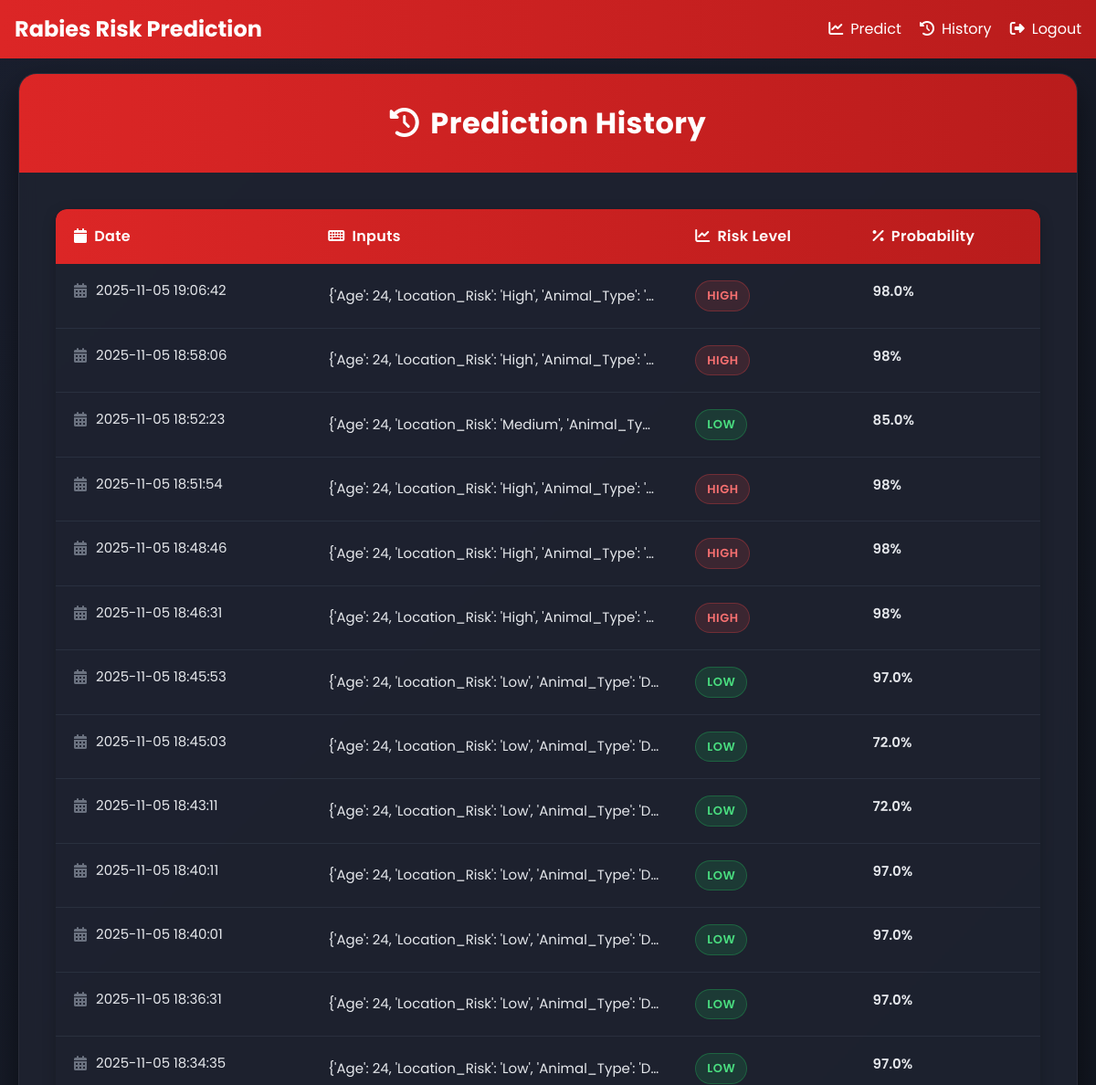
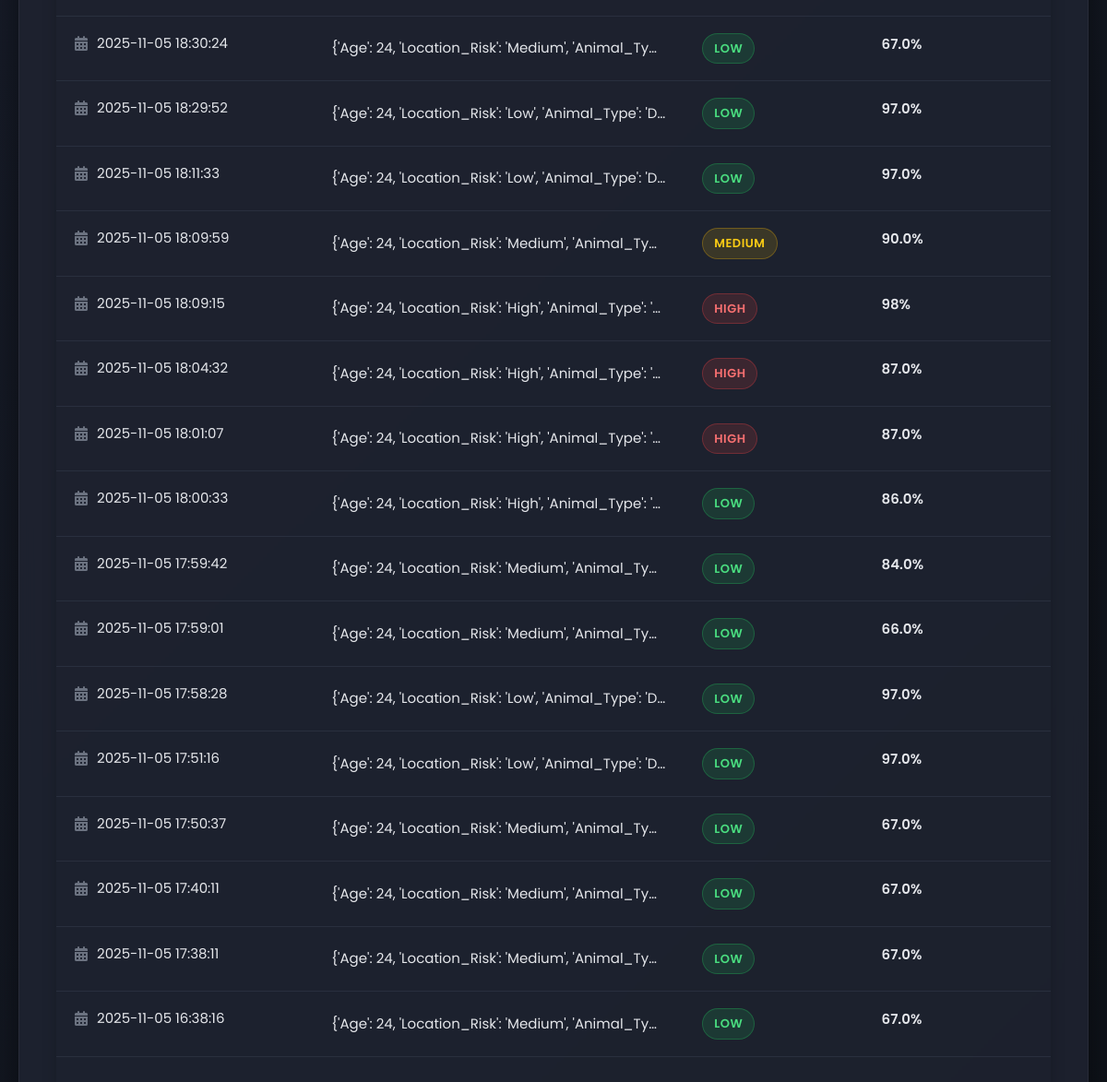
The app's page /history (signed in), older data (2 pictures, top to bottom).
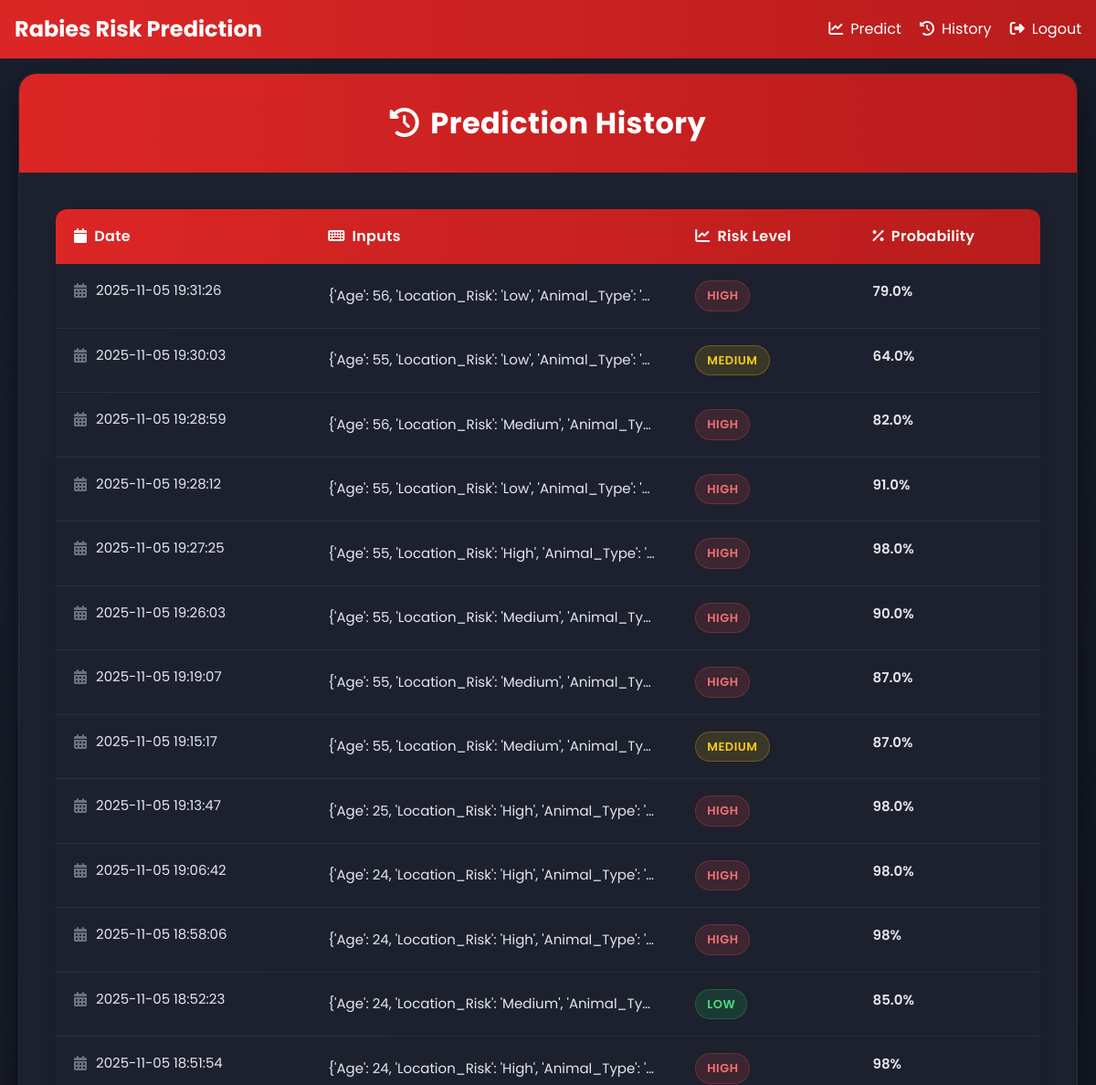
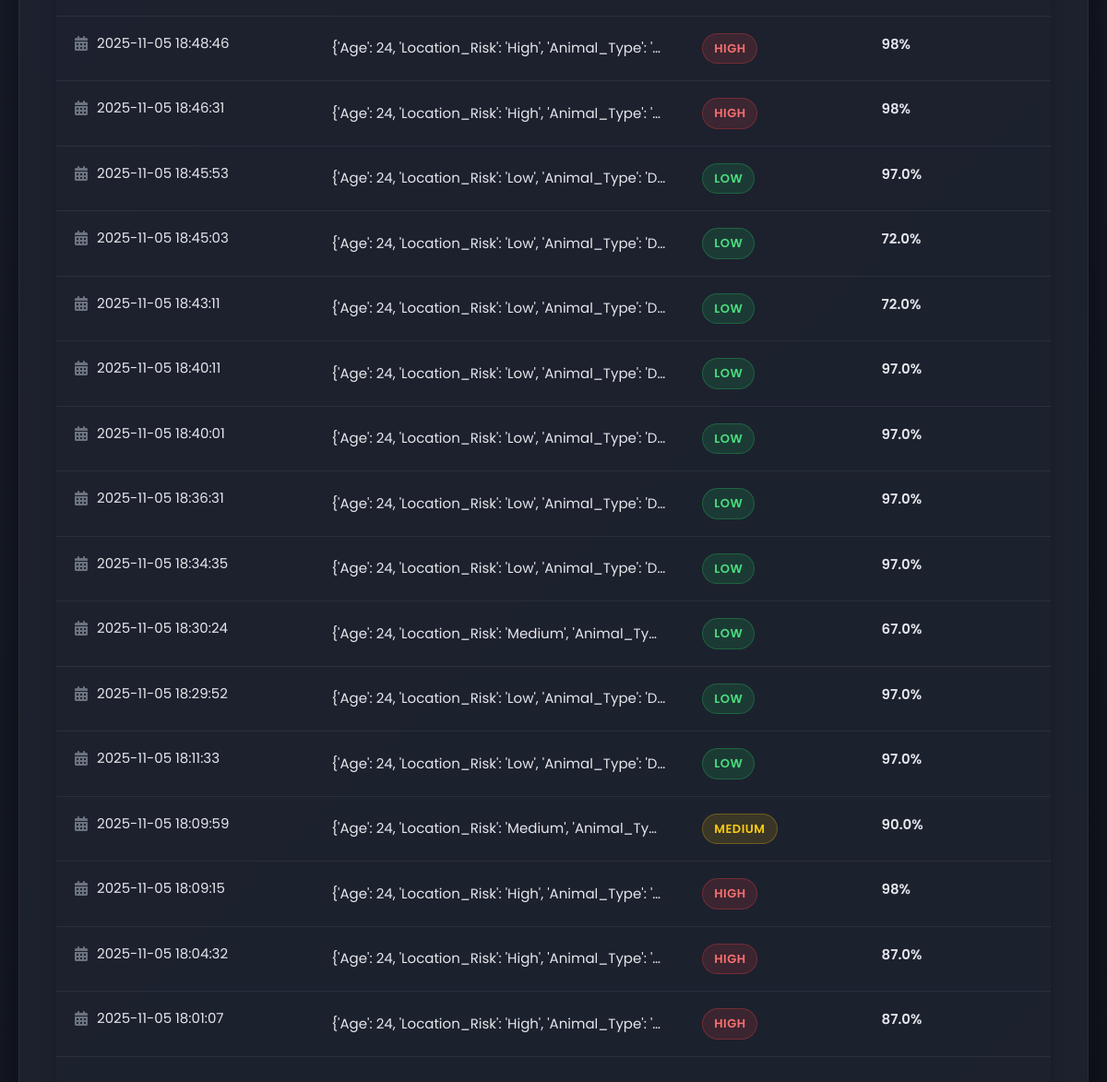
The same page, newer data (2 pictures, top to bottom).
### app.py (models this page shows)
class Prediction(db.Model):
    id = db.Column(db.Integer, primary_key=True)
    user_id = db.Column(db.Integer, db.ForeignKey('user.id'), nullable=False)
    inputs = db.Column(db.String(500), nullable=False)
    risk_level = db.Column(db.String(20), nullable=False)
    probability = db.Column(db.Float, nullable=False)
    created_at = db.Column(db.DateTime, default=datetime.utcnow)

### app.py (the view)
@app.route('/history')
def history():
    if 'user_id' not in session:
        return redirect(url_for('login'))
    try:
        predictions = Prediction.query.filter_by(user_id=session['user_id']).order_by(Prediction.created_at.desc()).all()
        return render_template('history.html', predictions=predictions)
    except Exception as e:
        return render_template('history.html', error=f'Error: {str(e)}')

### templates/history.html (shortened to what the changed rows need)
<!DOCTYPE html>
<html lang="en">
<head>
    <script src="https://cdn.tailwindcss.com"></script>
    <link rel="stylesheet" href="https://cdnjs.cloudflare.com/ajax/libs/font-awesome/6.4.0/css/all.min.css">
</head>
<body>
    <nav class="nav-container">
        <div class="max-w-7xl mx-auto flex justify-between items-center">
            <h1 class="text-white text-2xl font-bold">Rabies Risk Prediction</h1>
        </div>
    </nav>
    <div class="content-wrapper">
        <div class="history-container">
            <div class="history-card">
                <div class="history-header">
                    <h2><i class="fas fa-history mr-3"></i>Prediction History</h2>
                </div>
                <div class="history-body">
                    {% if predictions %}
                    <div class="table-container">
                        <table>
                            <thead>
                                <tr>
                                    <th><i class="fas fa-calendar mr-2"></i>Date</th>
                                    <th><i class="fas fa-keyboard mr-2"></i>Inputs</th>
                                    <th><i class="fas fa-chart-line mr-2"></i>Risk Level</th>
                                    <th><i class="fas fa-percentage mr-2"></i>Probability</th>
                                </tr>
                            </thead>
                            <tbody>
                                {% for prediction in predictions %}
                                <tr>
                                    <td class="date-cell">
                                        <i class="fas fa-calendar-alt"></i>
                                        <span>{{ prediction.created_at.strftime('%Y-%m-%d %H:%M:%S') }}</span>
                                    </td>
                                    <td class="inputs-cell">{{ prediction.inputs }}</td>
                                    <td>
                                        <span class="risk-level risk-{{ prediction.risk_level|lower }}">{{
                                            prediction.risk_level }}</span>
                                    </td>
                                    <td class="probability-cell">
                                        <span>
                                            {% if prediction.probability > 98 %}
                                            98%
                                            {% else %}
                                            {{ prediction.probability|round(2) }}%
                                            {% endif %}
                                        </span>
                                    </td>
                                </tr>
                                {% endfor %}
                            </tbody>
                        </table>
                    </div>
                    {% else %}
                    <div class="no-predictions">
                        <i class="fas fa-inbox"></i>
                        <p>No predictions yet.</p>
                    </div>
                    {% endif %}
                </div>
            </div>
        </div>
    </div>
</body>
</html>

Row changes from the older to the newer data that the page shows:
no longer on this page (row unchanged): Prediction: created_at "2025-11-05 18:00:33", inputs "{'Age': 24, 'Location_Risk': 'High', 'Animal_Type': '…", risk_level "LOW", probability "86.0"
no longer on this page (row unchanged): Prediction: created_at "2025-11-05 17:59:42", inputs "{'Age': 24, 'Location_Risk': 'Medium', 'Animal_Ty…", risk_level "LOW", probability "84.0"
no longer on this page (row unchanged): Prediction: created_at "2025-11-05 17:59:01", inputs "{'Age': 24, 'Location_Risk': 'Medium', 'Animal_Ty…", risk_level "LOW", probability "66.0"
no longer on this page (row unchanged): Prediction: created_at "2025-11-05 17:58:28", inputs "{'Age': 24, 'Location_Risk': 'Low', 'Animal_Type': 'D…", risk_level "LOW", probability "97.0"
no longer on this page (row unchanged): Prediction: created_at "2025-11-05 17:51:16", inputs "{'Age': 24, 'Location_Risk': 'Low', 'Animal_Type': 'D…", risk_level "LOW", probability "97.0"
no longer on this page (row unchanged): Prediction: created_at "2025-11-05 17:50:37", inputs "{'Age': 24, 'Location_Risk': 'Medium', 'Animal_Ty…", risk_level "LOW", probability "67.0"
no longer on this page (row unchanged): Prediction: created_at "2025-11-05 17:40:11", inputs "{'Age': 24, 'Location_Risk': 'Medium', 'Animal_Ty…", risk_level "LOW", probability "67.0"
no longer on this page (row unchanged): Prediction: created_at "2025-11-05 17:38:11", inputs "{'Age': 24, 'Location_Risk': 'Medium', 'Animal_Ty…", risk_level "LOW", probability "67.0"
no longer on this page (row unchanged): Prediction: created_at "2025-11-05 16:38:16", inputs "{'Age': 24, 'Location_Risk': 'Medium', 'Animal_Ty…", risk_level "LOW", probability "67.0"
added Prediction: created_at "2025-11-05 19:31:26", inputs "{'Age': 56, 'Location_Risk': 'Low', 'Animal_Type': '…", risk_level "HIGH", probability "79.0"
added Prediction: created_at "2025-11-05 19:30:03", inputs "{'Age': 55, 'Location_Risk': 'Low', 'Animal_Type': '…", risk_level "MEDIUM", probability "64.0"
added Prediction: created_at "2025-11-05 19:28:59", inputs "{'Age': 56, 'Location_Risk': 'Medium', 'Animal_Ty…", risk_level "HIGH", probability "82.0"
added Prediction: created_at "2025-11-05 19:28:12", inputs "{'Age': 55, 'Location_Risk': 'Low', 'Animal_Type': '…", risk_level "HIGH", probability "91.0"
added Prediction: created_at "2025-11-05 19:27:25", inputs "{'Age': 55, 'Location_Risk': 'High', 'Animal_Type': '…", risk_level "HIGH", probability "98.0"
added Prediction: created_at "2025-11-05 19:26:03", inputs "{'Age': 55, 'Location_Risk': 'Medium', 'Animal_Ty…", risk_level "HIGH", probability "90.0"
added Prediction: created_at "2025-11-05 19:19:07", inputs "{'Age': 55, 'Location_Risk': 'Medium', 'Animal_Ty…", risk_level "HIGH", probability "87.0"
added Prediction: created_at "2025-11-05 19:15:17", inputs "{'Age': 55, 'Location_Risk': 'Medium', 'Animal_Ty…", risk_level "MEDIUM", probability "87.0"
added Prediction: created_at "2025-11-05 19:13:47", inputs "{'Age': 25, 'Location_Risk': 'High', 'Animal_Type': '…", risk_level "HIGH", probability "98.0"
